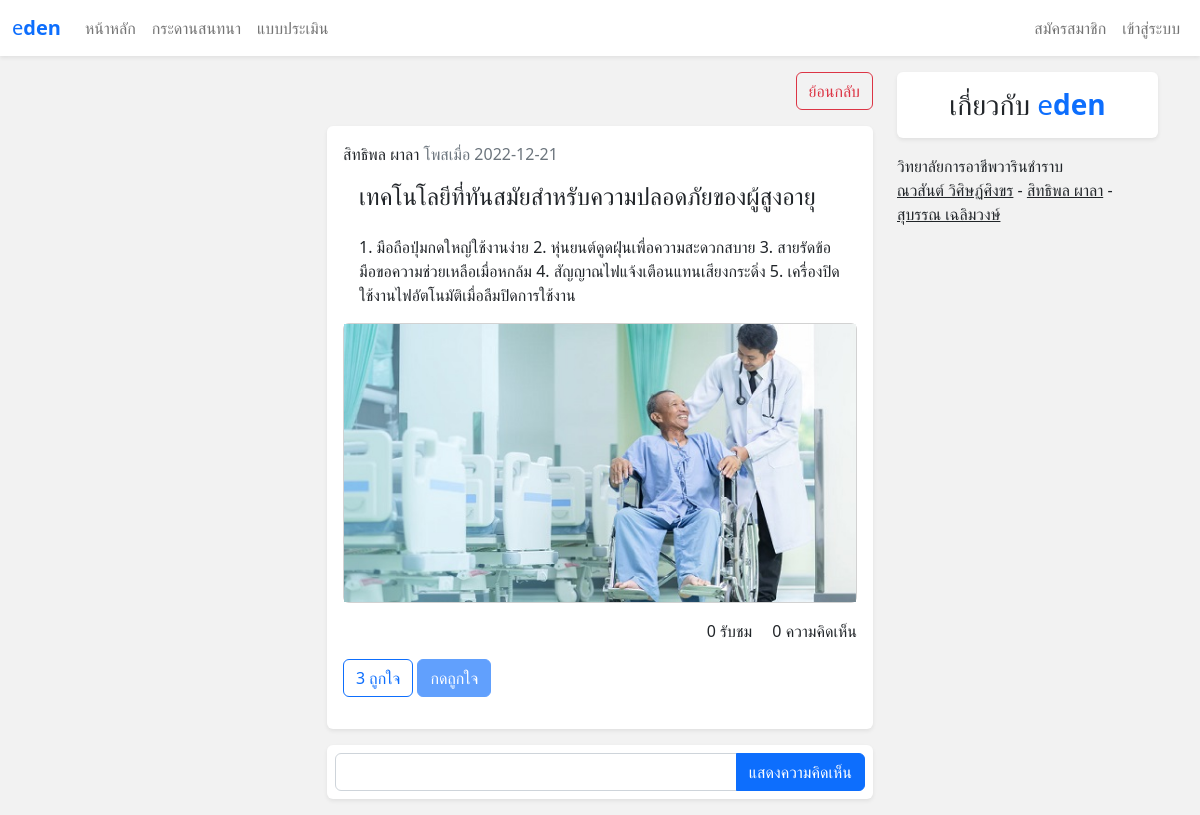
The page /news?new_id=7 on the database as committed earlier.
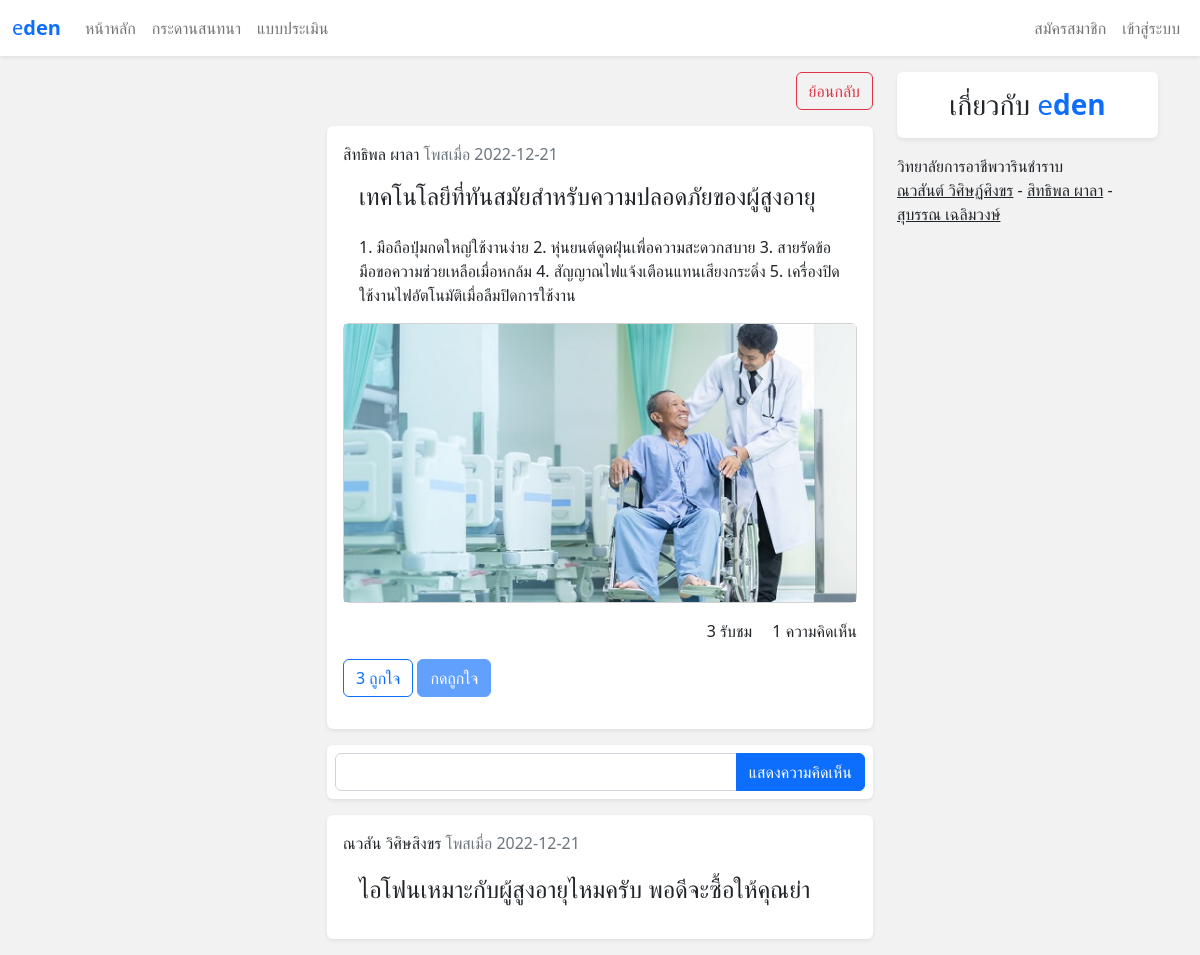
The same page on the database as committed later.
### tables this page shows
CREATE TABLE `news` (
  `new_id` int(5) NOT NULL,
  `new_name` varchar(200) NOT NULL,
  `new_detail` text NOT NULL,
  `new_date` date NOT NULL,
  `mem_id` int(5) NOT NULL,
  `new_view` int(10) NOT NULL,
  `new_img` varchar(100) NOT NULL
);

CREATE TABLE `news_detail` (
  `new_detail_id` int(5) NOT NULL,
  `new_id` int(5) NOT NULL,
  `new_detail_name` varchar(200) NOT NULL,
  `new_detail_date` date NOT NULL,
  `mem_id` int(5) NOT NULL
);

CREATE TABLE `member` (
  `mem_id` int(5) NOT NULL,
  `mem_name` varchar(200) NOT NULL,
  `mem_address` varchar(200) NOT NULL,
  `mem_date` date NOT NULL,
  `mem_email` varchar(100) NOT NULL,
  `mem_tel` varchar(20) NOT NULL,
  `mem_username` varchar(50) NOT NULL,
  `mem_password` varchar(50) NOT NULL,
  `mem_view` int(5) NOT NULL,
  `mem_status` varchar(10) NOT NULL,
  `mem_regis_date` date NOT NULL
);

### modules/getParams.php (called while the page is built, shortened)
<?php
function fetch($result){
    return mysqli_fetch_assoc($result);
}

### pages/news.php (the view, shortened to what this page needs)
<?php
$db->query("UPDATE news SET `new_view`= `new_view`+1 WHERE new_id = " . $_GET['new_id']);
$allNews=$db->query("SELECT * FROM news WHERE new_id = " . $_GET['new_id']);
?>
<div class="text-end my-3">
    <a href="/11pdln/home" class="btn btn-outline-danger">ย้อนกลับ</a>
</div>
<?php $news=fetch($allNews);
    if(isset($_SESSION['usr'])) {
        $isLike= $db->query("SELECT * FROM news_like WHERE new_id = {$news['new_id']} AND mem_id = {$_SESSION['usr']}")->num_rows== 0;
    } else {
        $isLike=false;
    }
    $usr_create=fetch($db->query("SELECT * FROM member WHERE mem_id = " . $news['mem_id'])); ?>
<div class="bg-white rounded shadow-sm p-3 my-3">
    <div>
        <span><?php echo $usr_create['mem_name'] ?? "ไม่พบผู้ใช้"; ?></span>
        <span class="text-secondary"> โพสเมื่อ <?php echo $news['new_date']; ?></span>
    </div>
    <h4 class="p-3"><?php echo $news['new_name']; ?></h4>
    <div  class="mx-3 mb-3">
        <?php echo $news['new_detail']; ?>
    </div>
    <div class="card">
        <img src="/11pdln/public/img/<?php echo $news['new_img']; ?>" alt="">
    </div>
    <div class="text-end my-3">
        <span class="mx-3"><?php echo $news['new_view']; ?> รับชม</span>
        <span><?php echo $db->query("SELECT * FROM news_detail WHERE new_id = " . $news['new_id'])->num_rows ?? 0;  ?> ความคิดเห็น</span>
    </div>
    <form method="POST" class="my-3">
        <span class="btn btn-outline-primary"><?php echo $db->query("SELECT * FROM news_like WHERE new_id = " . $news['new_id'])->num_rows ?? 0; ?> ถูกใจ</span>
        <button name="likeNews" class="btn btn-primary  <?php echo $isLike ? "" : "disabled"; ?>">กดถูกใจ</button>
    </form>
</div>
<?php
require('./com/news/CreateComment.php');
require('./com/news/ShowComment.php');
 FrameEnd(); ?>

### com/news/ShowComment.php (shortened to what this page needs)
<?php
$allComment=$db->query("SELECT * FROM news_detail WHERE new_id = " . $_GET['new_id']);
while($newDetail=fetch($allComment)):
    $usr_com=fetch($db->query("SELECT * FROM member WHERE mem_id = " . $newDetail['mem_id']));
?>
<div class="bg-white rounded shadow-sm p-3 my-3">
    <div>
        <span><?php echo $usr_com['mem_name'] ?? "ไม่พบผู้ใช้"; ?></span>
        <span class="text-secondary"> โพสเมื่อ <?php echo $newDetail['new_detail_date']; ?></span>
        <div class="p-3 fs-4 text-break">
            <?php echo $newDetail['new_detail_name']; ?>
        </div>
    </div>
</div>
<?php endwhile;?>

Rows that differ between the two databases and show on the page:
changed news "เทคโนโลยีที่ทันสมัยสำหรับความปลอดภัยของผู้สูงอายุ": new_view "0" → "3"
added news_detail: mem.mem_name "ณวสัน วิศิษสิงขร", new_detail_date "2022-12-21", new_detail_name "ไอโฟนเหมาะกับผู้สูงอายุไหมครับ พอดีจะซื้อให้คุณย่า"
Other text that changed with them:
text no longer shown: "0"
text now shown: "1"
